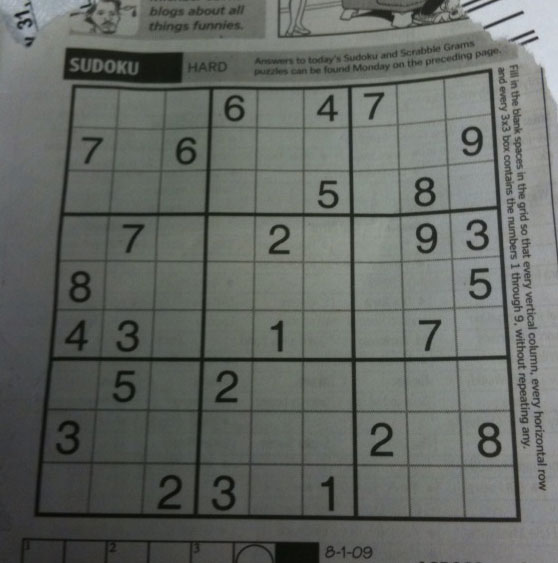
#> input picture sudoku.png, 558 x 563 px, given in place of wing_wall.jpg, which was not available
$ jupyter execute --allow-errors 20200331_hw3.ipynb   (Python 2 division)   (text cells are left out)
#> lines starting #> are read from the running program, lines starting #| are printed output that depends on the picture; pictures that were not available may be replaced by others from this repository, and a replacement may not be noted
[cell 1]
# 라이브러리 import
import cv2
import numpy as np
import matplotlib.pyplot as plt

[cell 2]
# 예제 4-13 영상의 사칙 연산(arithmetic.py)

# 연산에 사용할 배열 생성 --- (1)
a = np.uint8([[200, 50]])
b = np.uint8([[100, 100]])

# NumPy 배열 직접 연산 --- (2)
add1 = a + b
sub1 = a - b
mult1 = a * 2
div1 = a / 3

# OpenCV API를 이용한 연산 --- (3)
add2 = cv2.add(a, b)
sub2 = cv2.subtract(a, b)
mult2 = cv2.multiply(a, 2)
div2 = cv2.divide(a, 3)

# 각 연산 결과 출력 --- (4)
print(add1, add2)
print(sub1, sub2)
print(mult1, mult2)
print(div1, div2)

[cell 3]
# 예제 4-14 mask와 누적 할당 연산(arithmetic_mask.py)

# 연산에 사용할 배열 생성
a = np.array([[1, 2]], dtype=np.uint8)
b = np.array([[10, 20]], dtype=np.uint8)
# 두 번째 요소가 0인 마스크 배열 생성
mask = np.array([[1, 0]], dtype=np.uint8)

# 누적 할당과의 비교 연산
c1 = cv2.add( a, b , None, mask)
print(c1)
c2 = cv2.add( a, b , b.copy(), mask)
print(c2, b)

[cell 4]
# 예제 4-15 이미지 단순 합성(blending_simple.py)

# 연산에 사용할 이미지 읽기
img1 = cv2.imread('img/wing_wall.jpg')
#> img1 is the input picture: shape (563, 558, 3); mean B, G, R 99.5, 104.1, 100
img2 = cv2.imread('img/yate.jpg')

# 이미지 덧셈
img3 = img1 + img2  # 더하기 연산
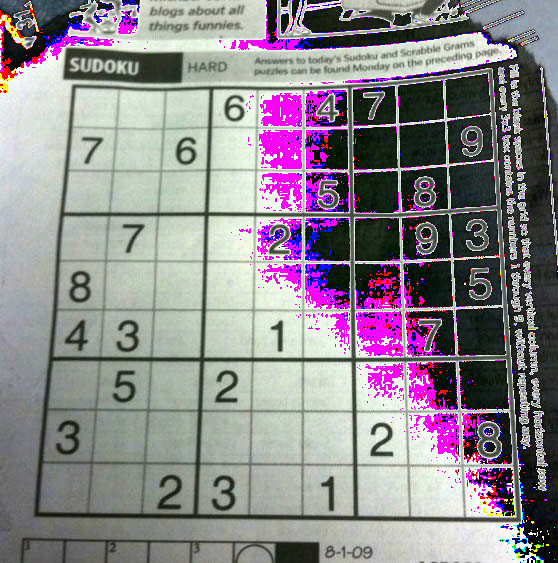
#> img3: shape (563, 558, 3); mean B, G, R 141.3, 135.3, 141.4
img4 = cv2.add(img1, img2) # OpenCV 함수
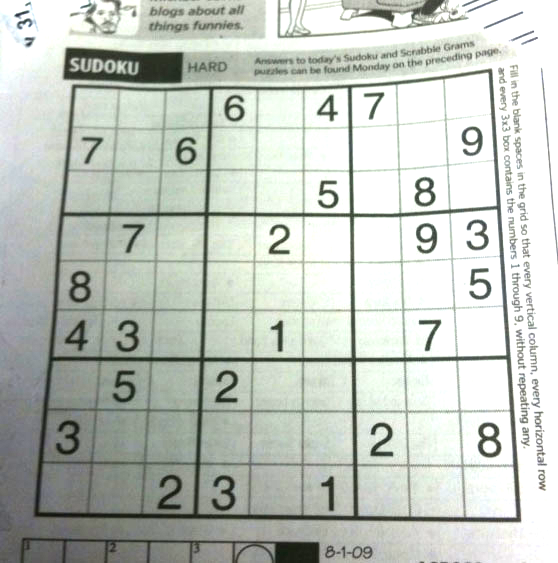
#> img4: shape (563, 558, 3); mean B, G, R 191.8, 199.3, 193.5

imgs = {'img1':img1, 'img2':img2, 'img1+img2': img3, 'cv.add(img1, img2)': img4}

# 이미지 출력
for i, (k, v) in enumerate(imgs.items()):
    plt.subplot(2,2, i + 1)
    plt.imshow(v[:,:,::-1])
    plt.title(k)
    plt.xticks([]); plt.yticks([])
#> this loop made 4 passes
#> k on passes 1 to 4: 'img1', 'img2', 'img1+img2', 'cv.add(img1, img2)'

plt.show()
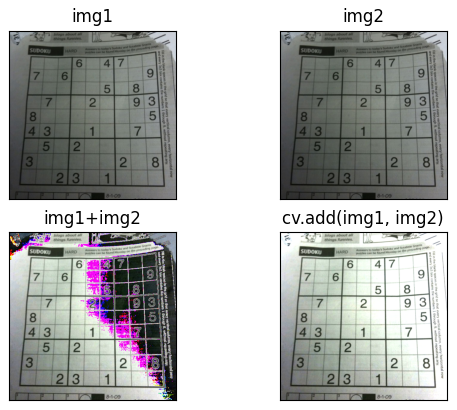
#> figure drawn by matplotlib, 4 panels

[cell 5]
# 예제 4-16 50% 알파 블렌딩(blending_alpha.py)

alpha = 0.5 # 합성에 사용할 알파 값

# 합성에 사용할 영상 읽기 --- (1)
img1 = cv2.imread('img/wing_wall.jpg')
img2 = cv2.imread('img/yate.jpg')

# NumPy 배열에 수식을 직접 연산해서 알파 블렌딩 적용 --- (2)
blended = img1 * alpha + img2 * (1-alpha)
blended = blended.astype(np.uint8) # 소수점 발생을 제거하기 위함
plt.subplot(1, 2, 1)
plt.imshow(blended)

# addWeighted() 함수로 알파 블렌딩 적용 --- (3)
dst = cv2.addWeighted(img1, alpha, img2, (1-alpha), 0)
plt.subplot(1, 2, 2)
plt.imshow(dst)
plt.show()
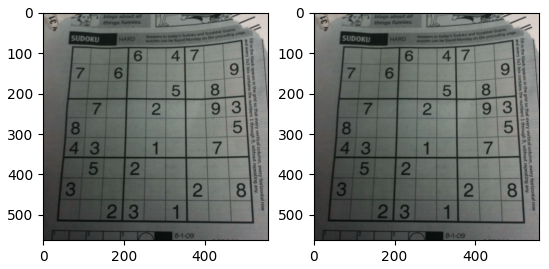
#> figure drawn by matplotlib, 2 panels; B, G, R data is drawn as R, G, B

[cell 6]
# 예제 4-17 트랙바로 알파 블렌딩(blending_alpha_trackbar.py)

win_name = 'Alpha blending'     # 창 이름
trackbar_name = 'fade'          # 트렉바 이름

# 트렉바 이벤트 핸들러 함수
def onChange(x):
    alpha = x/100
    dst = cv2.addWeighted(img1, 1-alpha, img2, alpha, 0)
    cv2.imshow(win_name, dst)


# 합성 영상 읽기
img1 = cv2.imread('img/man_face.jpg')
img2 = cv2.imread('img/lion_face.jpg')

# 이미지 표시 및 트렉바 붙이기
cv2.imshow(win_name, img1)
cv2.createTrackbar(trackbar_name, win_name, 0, 100, onChange)
#> slider 'fade' is set to 33

cv2.waitKey()
cv2.destroyAllWindows()

[cell 7]
# 예제 4-18 비트와이즈 연산(bitwise.py)

# 연산에 사용할 이미지 생성
img1 = np.zeros( ( 200,400), dtype=np.uint8)
img2 = np.zeros( ( 200,400), dtype=np.uint8)
img1[:, :200] = 255         # 왼쪽은 검정색(0), 오른쪽은 흰색(255)
img2[100:200, :] = 255      # 위쪽은 검정색(0), 아래쪽은 흰색(255)

# 비트와이즈 연산
bitAnd = cv2.bitwise_and(img1, img2)
bitOr = cv2.bitwise_or(img1, img2)
bitXor = cv2.bitwise_xor(img1, img2)
bitNot = cv2.bitwise_not(img1)

# Plot으로 결과 출력
imgs = {'img1':img1, 'img2':img2, 'and':bitAnd,
          'or':bitOr, 'xor':bitXor, 'not(img1)':bitNot}
for i, (title, img) in enumerate(imgs.items()):
    plt.subplot(3,2,i+1)
    plt.title(title)
    plt.imshow(img, 'gray')
    plt.xticks([]); plt.yticks([])

plt.show()
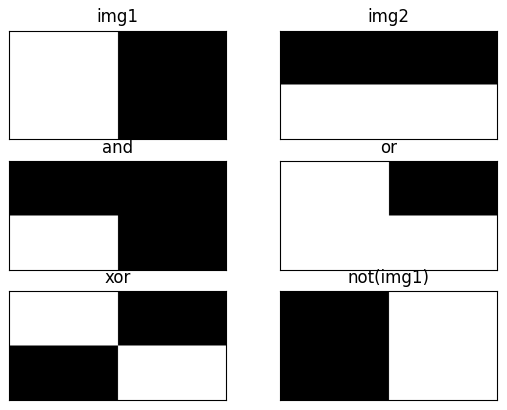
#> figure drawn by matplotlib, 6 panels

[cell 8]
# 예제 4-19 bitwise_and 연산으로 마스킹하기(bitwise_masking.py)

# 이미지 읽기 --- (1)
img = cv2.imread('img/girl.jpg')

# 마스크 만들기 --- (2)
mask = np.zeros_like(img)
#> (the rest of this cell did not finish here and is left out)

[cell 9]
# 예제 4-20 차영상으로 도면의 차이 찾아내기(diff_absolute.py)

# 연산에 필요한 영상을 읽고 그레이스케일로 변환 --- (1)
img1 = cv2.imread('img/robot_arm1.jpg')
img2 = cv2.imread('img/robot_arm2.jpg')
#> (the rest of this cell did not finish here and is left out)

[cell 10]
# 예제 4-21 투명 배경 PNG 파일을 이용한 합성(addtion_rgba_mask.py)

# 합성에 사용할 영상 읽기, 전경 영상은 4채널 png 파일
img_fg = cv2.imread('img/opencv_logo.png', cv2.IMREAD_UNCHANGED)
img_bg = cv2.imread('img/girl.jpg')

# 알파채널을 이용해서 마스크와 역마스크 생성
#> (the rest of this cell did not finish here and is left out)

[cell 11]
# 예제 4 - 22 HSV 색상으로 마스킹(hsv_color_mak.py)

# 큐브 영상 읽어서 HSV로 변환 --- (1)
img = cv2.imread("img/cube.jpg")
#> (the rest of this cell did not finish here and is left out)

[cell 12]
# 예제 4-23 크로마 키 마스킹과 합성(chromakey.py)

# 크로마키 배경 영상과 합성할 배경 영상 읽기 --- (1)
img1 = cv2.imread('img/man_chromakey.jpg')
img2 = cv2.imread('img/street.jpg')

# ROI 선택을 위한 좌표 계산 --- (2)
#> (the rest of this cell did not finish here and is left out)

[cell 13]
# 예제 4-24 SeamlessClone으로 합성(seamlessclone.py)

# 합성 대상 영상 읽기
img1 = cv2.imread("img/drawing.jpg")
img2= cv2.imread("img/my_hand.jpg")

# 마스크 생성, 합성할 이미지 전체 영역을 255로 셋팅
mask = np.full_like(img1, 255)

# 합성 대상 좌표 계산(img2의 중앙)
#> (the rest of this cell did not finish here and is left out)

[cell 14]
# 예제 4-25 그레이 스케일 1채널 히스토그램(histo_gray.py)

# 이미지 그레이 스케일로 읽기 및 출력 --- (1)
img = cv2.imread('img/mountain.jpg', cv2.IMREAD_GRAYSCALE)
cv2.imshow('img', img)

# 히스토그램 계산 및 그리기 --- (2)
hist = cv2.calcHist([img], [0], None, [256], [0,256])
#> hist = 256 values from 0 to 0
plt.plot(hist)

print("hist.shape:", hist.shape)  #--③ 히스토그램의 shape (256,1)
#| hist.shape: (256, 1)
#> (the rest of this cell did not finish here and is left out)

[cell 15]
# 예제 4-26 컬러 히스토그램(histo_rgb.py)

# 이미지 읽기 및 출력 --- (1)
img = cv2.imread('img/mountain.jpg')
cv2.imshow('img', img)

# 히스토그램 계산 및 그리기 --- (2)
channels = cv2.split(img)
#> channels = ()
colors = ('b', 'g', 'r')
for (ch, color) in zip (channels, colors):
    hist = cv2.calcHist([ch], [0], None, [256], [0, 255])
    plt.plot(hist, color = color)
#> this loop made 0 passes
plt.show()

[cell 16]
# 예제 4-27 히스토그램 정규화(hist_normalize.py)

# 그레이 스케일로 영상 읽기 --- (!)
img = cv2.imread('img/abnormal.jpg', cv2.IMREAD_GRAYSCALE)

# 직접 연산한 정규화 --- (2)
#> (the rest of this cell did not finish here and is left out)

[cell 17]
# 예제 4-28 그레이 스케일 이퀄라이저 적용(histo_equalize.py)

# 대상 영상으로 그레이 스케일로 읽기 --- (1)
img = cv2.imread('img/yate.jpg', cv2.IMREAD_GRAYSCALE)
#> img: shape (563, 558); min 7, max 218, mean 101.8
rows, cols = img.shape[:2]
#> rows = 563; cols = 558

# 이퀄라이즈 연산을 직접 적용 --- (2)
hist = cv2.calcHist([img], [0], None, [256], [0, 256]) #히스토그램 계산
#> hist = 256 values, max 4141 at index 102, min 0 at index 0, mean 1227.2
cdf = hist.cumsum()                                     # 누적 히스토그램
#> cdf = 256 values from 0 to 314154
cdf_m = np.ma.masked_equal(cdf, 0)                      # 0(zero)인 값을 NaN으로 제거
cdf_m = (cdf_m - cdf_m.min()) /(rows * cols) * 255      # 이퀄라이즈 히스토그램 계산
cdf = np.ma.filled(cdf_m,0).astype('uint8')             # NaN을 다시 0으로 환원
#> cdf = 256 values from 0 to 254
print(cdf.shape)
#| (256,)
img2 = cdf[img]                                         # 히스토그램을 픽셀로 맵핑
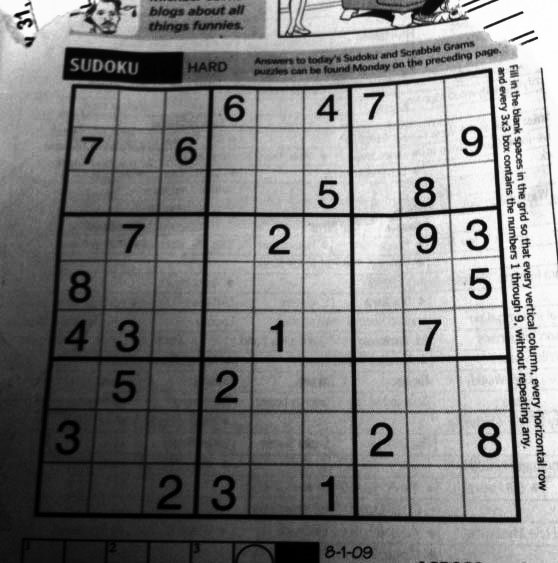
#> img2: shape (563, 558); min 0, max 254, mean 128.1

# OpenCV API로 이퀄라이즈 히스토그램 적용 --- (3)
img3 = cv2.equalizeHist(img)
#> img3: shape (563, 558)

# 이퀄라이즈 결과 히스토그램 계산 --- (4)
hist2 = cv2.calcHist([img2], [0], None, [256], [0, 256])
#> hist2 = 256 values, max 4141 at index 122, min 0 at index 24, mean 1227.2
hist3 = cv2.calcHist([img3], [0], None, [256], [0, 256])
#> hist3 = 256 values, max 4141 at index 122, min 0 at index 27, mean 1227.2

# 결과 출력 --- (5)
plt.subplot(2,3,1)
plt.imshow(img)
plt.subplot(2,3,2)
plt.imshow(img2)
plt.subplot(2,3,3)
plt.imshow(img3)

hists = {'Before':hist, 'Manual':hist2, 'cv2.equalizeHist()':hist3}
for i, (k, v) in enumerate(hists.items()):
    plt.subplot(2,3,i+4)
    plt.title(k)
    plt.plot(v)
#> this loop made 3 passes
plt.show()
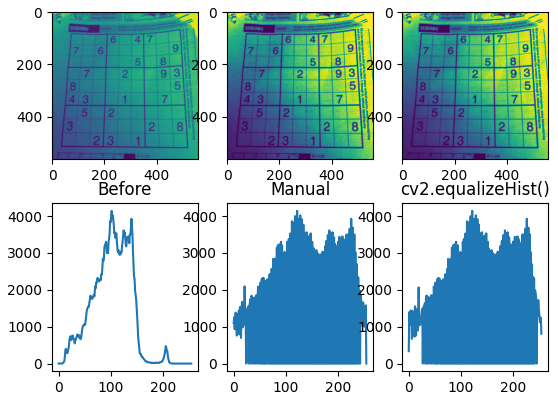
#> figure drawn by matplotlib, 6 panels; panel 4: curve peaks at x = 102, y = 4141; panel 5: curve peaks at x = 122, y = 4141; panel 6: curve peaks at x = 122, y = 4141

[cell 18]
# 예제 4-29 컬러 이미지에 대한 이퀄라이즈 적용(histo_equalize_yuz.py)

img = cv2.imread('img/yate.jpg') #이미지 읽기, BGR 스케일

# 컬러 스케일을 BGR에서 YUV로 변경 --- (1)
img_yuv = cv2.cvtColor(img, cv2.COLOR_BGR2YUV)
#> img_yuv: shape (563, 558, 3); mean of channels 0, 1, 2 102.4, 126.7, 125.6

# YUV 컬러 스케일의 첫번째 채널에 대해서 이퀄라이즈 적용 --- (2)
img_yuv[:,:,0] = cv2.equalizeHist(img_yuv[:,:,0])
#> img_yuv: shape (563, 558, 3); mean of channels 0, 1, 2 128.7, 126.7, 125.6

# 컬러 스케일을 YUV에서 BGR로 변경 --- (3)
img2 = cv2.cvtColor(img_yuv, cv2.COLOR_YUV2BGR)
#> img2: shape (563, 558, 3)

plt.subplot(1, 2, 1)
plt.imshow(img)
plt.subplot(1, 2, 2)
plt.imshow(img2)
#> figure, not shown here; B, G, R data is drawn as R, G, B
